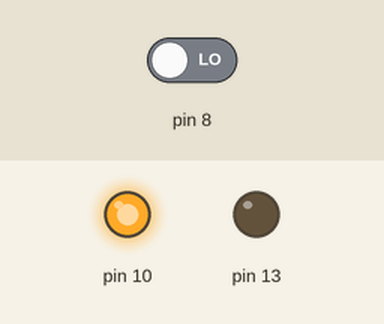
Recording of a sketch running on a simulated Arduino Uno, built with avr-gcc and run on an emulated ATmega328P. On the bench: output pins drawn as LEDs (lit = HIGH). The test bench sets the inputs (shaded band); at power-on: pin 8 LOW.

Above: at 1.2 s.
1.3 s: pin 8 driven HIGH
At 2.5 s:
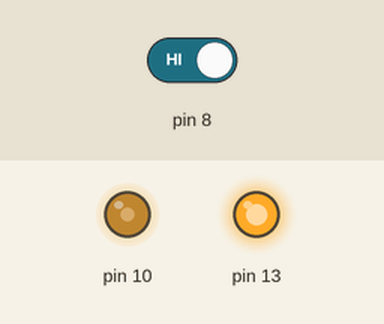
2.8 s: pin 8 driven LOW
At 3.4 s:
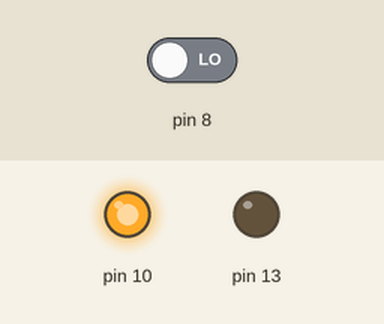
4.3 s: pin 8 driven HIGH
At 5.0 s:
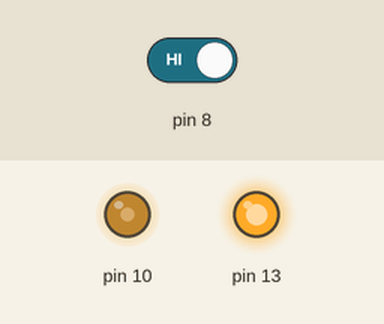
Timing chart, 0 to 7.3 s (numbered marks = the images above; inputs shaded):
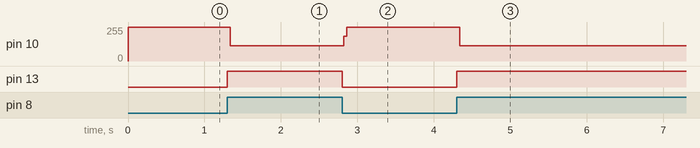

The sketch:

button_led.ino
```cpp
void setup() {
  pinMode(13, OUTPUT);
  pinMode(8, INPUT);
  pinMode(10, OUTPUT);
}

void loop() {
  int value = digitalRead(8);
  digitalWrite(10, HIGH);
  if (value == HIGH) {
    digitalWrite(13, HIGH);
    digitalWrite(10, LOW);
  } else {
    digitalWrite(13, LOW);
    digitalWrite(10, HIGH);
  }

}
```

Measured:
- after the input at 1.3 s, pin 10: 255/255 → 115/255 at once; pin 13: LOW → HIGH at once
- after the input at 2.8 s, pin 10: 115/255 → 255/255 at once; pin 13: HIGH → LOW at once
- after the input at 4.3 s, pin 10: 255/255 → 115/255 at once; pin 13: LOW → HIGH at once
